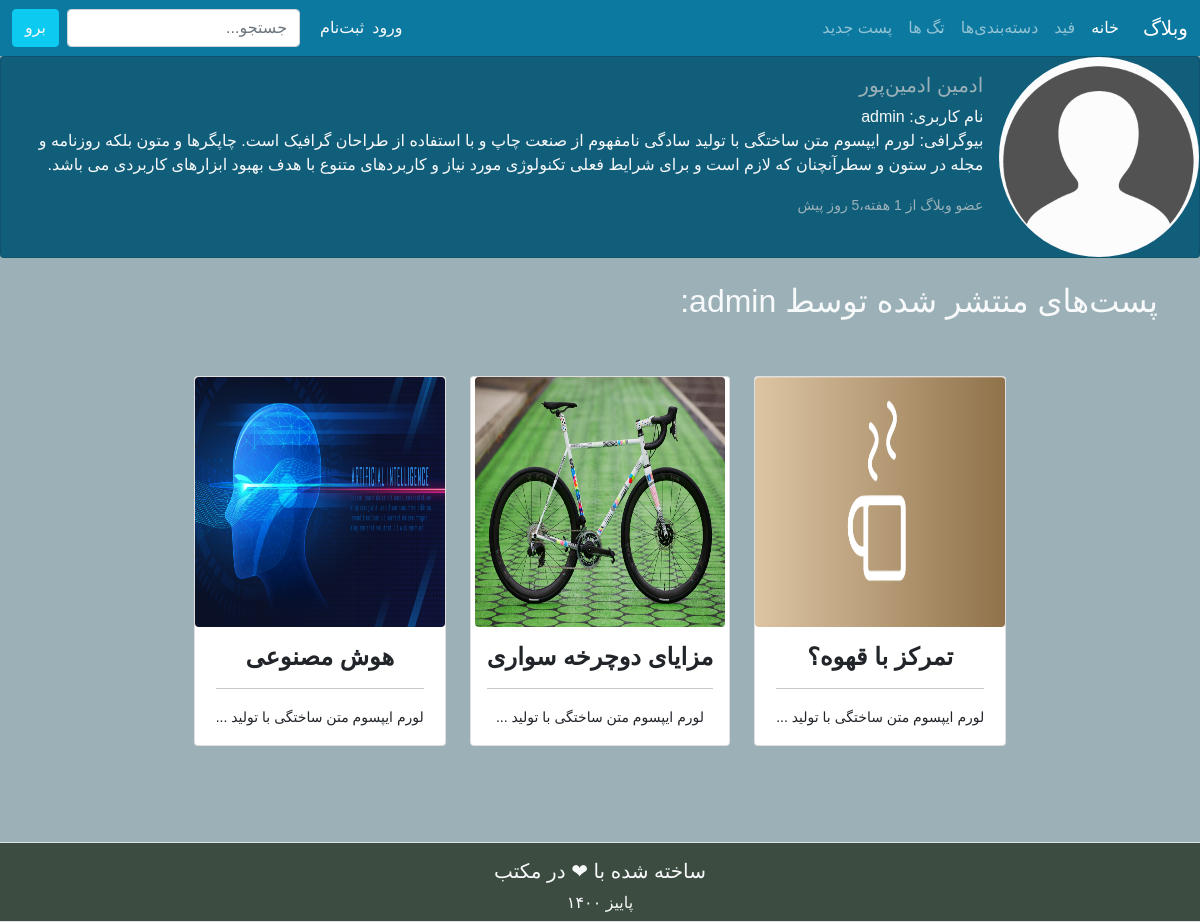
The page /members/admin/profile/ on the database its author committed.
### members/models.py (models this page shows, shortened)
class Profile(models.Model):
    user = models.OneToOneField(
        User,
        on_delete=CASCADE,
        related_name="profile",
        verbose_name="کاربر",
    )
    profile_pic = models.ImageField(
        "عکس پروفایل",
        null=True,
        blank=True,
        upload_to='images/profile_pictures'
    )
    bio = models.TextField("درباره من", null=True, blank=True)
    slug = models.SlugField(null=True, blank=True)
    def create_profile(sender, **kwargs):
        user = kwargs["instance"]
        if kwargs["created"]:
            user_profile = Profile(user=user)
            user_profile.save()
    post_save.connect(create_profile, sender=User)

### feed/models.py (models this page shows, shortened)
class General(models.Model):
    content = models.TextField(verbose_name="متن")
    date_created = models.DateTimeField(auto_now_add=True)
    last_modified = models.DateTimeField(auto_now=True)
    class Meta:
        abstract = True

class Post(General):
    title = models.CharField("عنوان", max_length=100)
    creator = models.ForeignKey(
        User,
        on_delete=CASCADE,
        related_name="posts",
        verbose_name="نویسنده"
    )
    image = models.ImageField(
        "عکس",
        null=True,
        blank=True,
        upload_to='images/post_images'
    )
    slug = models.SlugField(null=True, blank=True, allow_unicode=True)
    categories = models.ManyToManyField(
        'Category',
        db_table='Post_Categories',
        related_name='posts',
        verbose_name="دسته‌بندی‌ها"
    )
    tags = models.ManyToManyField(
        'Tag',
        db_table='Post_Tags',
        related_name='posts',
        verbose_name="تگ‌ها",
        blank=True,
    )
    likes = models.ManyToManyField(
        User,
        db_table="Post_likes",
        related_name="liked_posts",
        verbose_name="لایک‌ها"
    )
    class Meta:
        ordering = ["-date_created"]
    def get_absolute_url(self):
        return reverse('post_detail', kwargs={'slug': self.slug})

### members/views.py (the view)
# urls.py: path('<slug:slug>/profile/', UserProfileView.as_view(), name='profile'),
class UserProfileView(DetailView):
    model = Profile
    template_name = 'members/profile.html'

### members/templates/members/profile.html (shortened to what this page needs)
{% extends 'base.html' %}
{% load static %}
{% block static_css %}
    <link rel="stylesheet" href="{% static 'css/gtt_button.css' %}">
{% endblock static_css %}
{% block content %}
    <div class="card mb-3" style="background-color: #115e7b;">
        <div class="row g-0">
            <div class="col-md-2">
                {% if profile.profile_pic %}
                    <img src="{{ profile.profile_pic.url }}" class="img-fluid rounded-circle"
                        alt="profile-pic" style="width: 200px; height: 200px;">
                {% else %}
                    <img src="{% static 'images/no-profile-image.png'%}"
                        class="img-fluid rounded-circle" alt="profile-pic"
                        style="width: 200px; height: 200px;">
                {% endif %}
            </div>
            <div class="col-md-10">
                <div class="card-body text-light">
                    <h5 class="card-title" style="color: #9bb1b7;">
                        {{ profile.user.first_name }} {{ profile.user.last_name }}
                    </h5>
                    <p class="card-text mb-0">نام کاربری: {{ profile.user.username }}</p>
                    {% if profile.bio %}
                        <p class="card-text">بیوگرافی: {{ profile.bio }}</p>
                    {% elif user.id == profile.user.id %}
                        <p class="card-text">
                            بیوگرافی وارد نشده است. می‌توانید با استفاده از ویرایش پروفایل بیوگرافی خود را وارد کنید.
                        </p>
                    {% endif %}
                    <p class="card-text">
                        <small style="color: #9bb1b7;">
                            عضو وبلاگ از {{ profile.user.date_joined | timesince }} پیش
                        </small>
                    </p>
                </div>
            </div>
        </div>
    </div>
    <div class="container">
        <div class="row mt-4">
            <p class="h2 text-light">
                پست‌های منتشر شده توسط {{ profile.user.username }}:
            </p>
        </div>
        {% if not profile.user.posts.all %}
            <div class="row justify-content-center mb-5">
                <div class="col-12">
                    <p class="h3 text-center text-light my-5">
                        <strong>
                            چقدر خلوت... هیچ پستی نیست!	&#128532;
                        </strong>
                    </p>
                </div>
                <div class="col-12 text-center">
                    <a href="{% url 'create_post' %}" class="btn rounded-pill text-light" style="background-color: #6f95a4;">
                        اگه بخوای میتونی اینجا اولین پستت رو منتشر کنی 	&#128522;
                    </a>
                </div>
            </div>
        {% else %}
            <div class="row justify-content-center mb-5">
                {% for post in profile.user.posts.all %}
                    <div class="col-auto my-5">
                        <div class="card align-items-center">
                            {% if post.image %}
                                <a href="{{post.get_absolute_url}}">
                                    <img src="{{post.image.url}}" class="card-img-top rounded img-fluid"
                                        alt="image post" style="width: 250px; height: 250px;">
                                </a>
                            {% else %}
                                <a href="{{post.get_absolute_url}}">
                                    <img src="{% static 'images/no-image.jpg'%}"
                                        class="card-img-top rounded" alt="image post"
                                        style="width: 250px; height: 250px;">
                                </a>
                            {% endif %}
                            <div class="card-body text-center">
                                <h4><strong>{{post.title|truncatechars:20}}</strong></h4>
                                <hr>
                                <span class="small">{{post.content|truncatechars:35}}</span>
                            </div>
                        </div>
                    </div>
                {% endfor %}
            </div>
        {% endif %}
    </div>
{% endblock content %}

### templates/base.html (style rules this page uses)
* { margin: 0; }
html, body { height: 100%; font-family: 'Sahel', sans-serif; background-color: #9bb1b7; }

### rows shown on the page
Profile: user.first_name "ادمین", user.last_name "ادمین‌پور", user.username "admin", bio "لورم ایپسوم متن ساختگی با تولید سادگی نامفهوم از صنعت چاپ و با استفاده از طراحان گرافیک است. چاپگرها و متون بلکه روزنامه و مجله در ستون و سطرآنچنان که لازم است و برای شرایط فعلی تکنولوژی مورد نیاز و کاربردهای متنوع با هدف بهبود ابزارهای کاربردی می باشد.", user.date_joined "1 هفته،5 روز"
Post: image (picture), title "تمرکز با قهوه؟", content "لورم ایپسوم متن ساختگی با تولید ..."
Post: image (picture), title "مزایای دوچرخه‌ سواری", content "لورم ایپسوم متن ساختگی با تولید ..."
Post: image (picture), title "هوش مصنوعی", content "لورم ایپسوم متن ساختگی با تولید ..."
